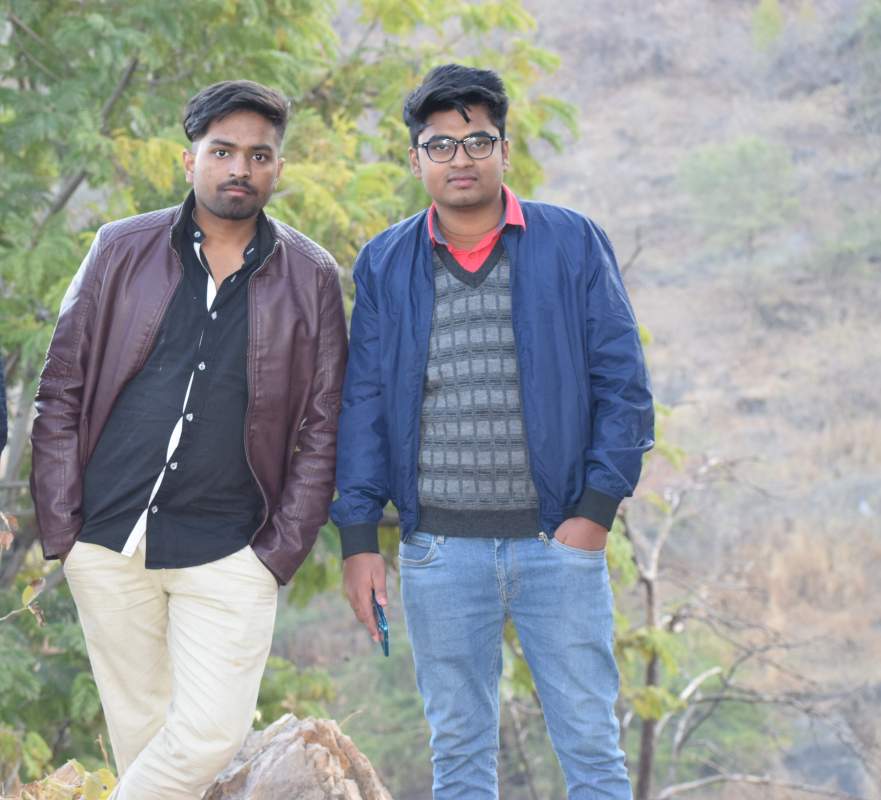
#> input picture bhai.jpg, 4402 x 4000 px (shown at 1/5 size)
$ python spaces.py
#> lines starting #> are read from the running program, lines starting #| are printed output that depends on the picture
import cv2 as cv
import matplotlib.pyplot as plt

img = cv.imread('bhai.jpg')
#> img is the input picture: shape (4000, 4402, 3); mean B, G, R 153.2, 152.3, 147.5
img = cv.resize(img, (400,300), cv.INTER_AREA)
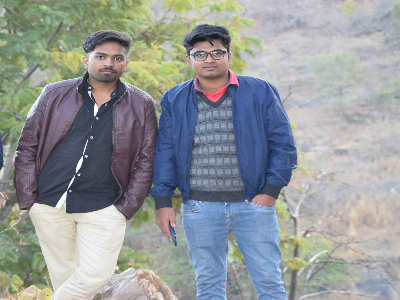
#> img: shape (300, 400, 3); mean B, G, R 153.2, 152.3, 147.5
cv.imshow('image', img)

plt.imshow(img)

"""
matplotlib displays image in RGB format but opencv displays image in BGR format.
"""
plt.show()

# we are going to deal with the color channels in this part
# BGR to greyscale
gray = cv.cvtColor(img, cv.COLOR_BGR2GRAY)
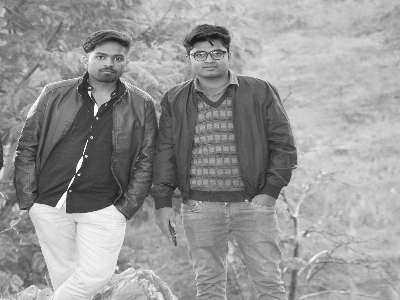
#> gray: shape (300, 400); min 24, max 255, mean 150.9
cv.imshow('GRAR SCALED IMAGE', gray)

# BGR TO HSV
hsv = cv.cvtColor(img, cv.COLOR_BGR2HSV)
#> hsv: shape (300, 400, 3); mean H, S, V 81.4, 49.3, 166.1
cv.imshow('hsv format', hsv)

# BGR TO LAB
lab = cv.cvtColor(img, cv.COLOR_BGR2LAB)
#> lab: shape (300, 400, 3); mean of channels 0, 1, 2 158.8, 127.4, 126.7
cv.imshow('lab format', lab)

# BGR TO RGB
rgb = cv.cvtColor(img, cv.COLOR_BGR2RGB)
cv.imshow('rgb format', rgb)

# HSV TO BGR
hsv_bgr = cv.cvtColor(img, cv.COLOR_HSV2BGR)
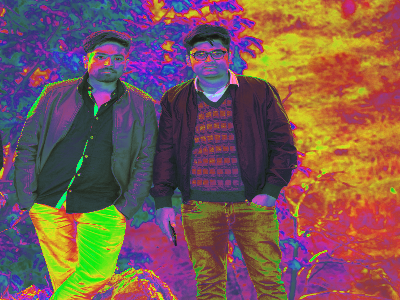
#> hsv_bgr: shape (300, 400, 3); mean B, G, R 84.3, 88.2, 122
cv.imshow('hsv-->>bgr', hsv_bgr)


cv.waitKey(0)
